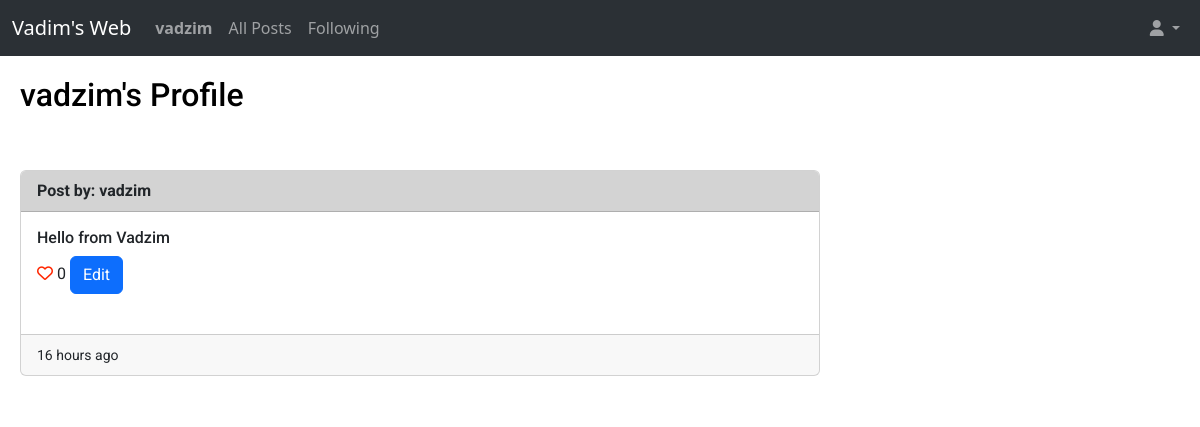
Page /userprofile (signed in) on the committed database.
### web/models.py (models this page shows, shortened)
class User(AbstractUser):
    def __str__(self):
        return f"{self.username}"

class Post(models.Model):
    user = models.ForeignKey(User, on_delete=models.CASCADE, related_name='post_user')
    content = models.CharField(max_length=140)
    creation_date = models.DateTimeField(auto_now_add=True, blank=True)
    number_of_likes = models.IntegerField(default=0)
    comments = models.ManyToManyField('Comments', blank=True, related_name="comments")

### web/views.py (the view)
# urls.py: path("userprofile", views.userprofile, name="userprofile"),
def userprofile(request):
    current_user = request.user
    allposts = Post.objects.filter(user=current_user).order_by('id').reverse()
    return render(request, "web/userprofile.html", {
                "allposts": allposts,
                "current_user": current_user
            })

### web/templates/web/userprofile.html (shortened to what this page needs)
{% extends "web/layout.html" %}
{% load humanize %}
{% block body %}
    <h2>{{ current_user }}'s Profile</h2>
   <br>
   <br>
    {% for post in allposts %}
        <div class="card" style="max-width: 50rem;">
            <div style="background-color:lightgray;" class="card-header">
                <strong>Post by: {{ post.user }}</strong>
            </div>
            <div class="card-body">
                <h6 class="card-title">{{ post.content }}</h6>
                <a href="#"><i class="fa-regular fa-heart" style="color: #ff2600;"></i></a> {{ post.number_of_likes }}
                {% if current_user == post.user %}
                    <button type="button" class="btn btn-primary" data-bs-toggle="modal" data-bs-target="#exampleModal">
                        Edit
                    </button>
                {% endif %}
                <br>
                <br>
            </div>
            <div class="card-footer">
                <small>{{ post.creation_date|naturaltime }}</small>
            </div>
        </div>
        <br>
    {% endfor %}
{% endblock %}

### web/templates/web/layout.html (shortened to what this page needs)
{% load static %}
<!DOCTYPE html>
<html lang="en">
<head>
    <link href="https://cdn.jsdelivr.net/npm/bootstrap@5.3.0-alpha3/dist/css/bootstrap.min.css" rel="stylesheet">
    <link href="{% static 'web/styles.css' %}" rel="stylesheet">
</head>
<body>
    <nav class="navbar bg-dark navbar-expand-lg bg-body-tertiary" data-bs-theme="dark">
        <div class="container-fluid">
          <div class="navbar-brand">Vadim's Web</div>
          <div class="collapse navbar-collapse" id="navbarSupportedContent">
            <ul class="navbar-nav me-auto mb-2 mb-lg-0">
                {% if user.is_authenticated %}
                    <li class="nav-item">
                        <a class="nav-link" href="{% url 'userprofile' %}"><strong>{{ user.username }}</strong></a>
                    </li>
                {% endif %}
                <li class="nav-item">
                    <a class="nav-link"  href="{% url 'index' %}">All Posts</a>
                </li>
                {% if user.is_authenticated %}
                    <li class="nav-item">
                        <a class="nav-link" href="{% url 'myfollowing' %}">Following</a>
                    </li>
                {% endif %}
            </ul>
            <ul class="navbar-nav ms-auto mb-2 mb-lg-0">
                <li class="nav-item dropdown">
                    <a class="nav-link dropdown-toggle" href="#" role="button" data-bs-toggle="dropdown" aria-expanded="false">
                        <i class="fa-solid fa-user"></i>
                    </a>
                  </li>
            </ul>
          </div>
        </div>
      </nav>
    <div class="body">
        {% block body %}
        {% endblock %}
    </div>
</body>
</html>

### web/static/web/styles.css (style rules this page uses)
html { font-size: 16px; }
.body { margin: 20px; font-family: 'Roboto', sans-serif; font-size: 16px; font-weight: 400; color: black; background-color: white; min-width: 320px; }

### rows in the picture
User: username "vadzim"
Post: user "vadzim", content "Hello from Vadzim", number_of_likes "0", creation_date "16 hours ago"
